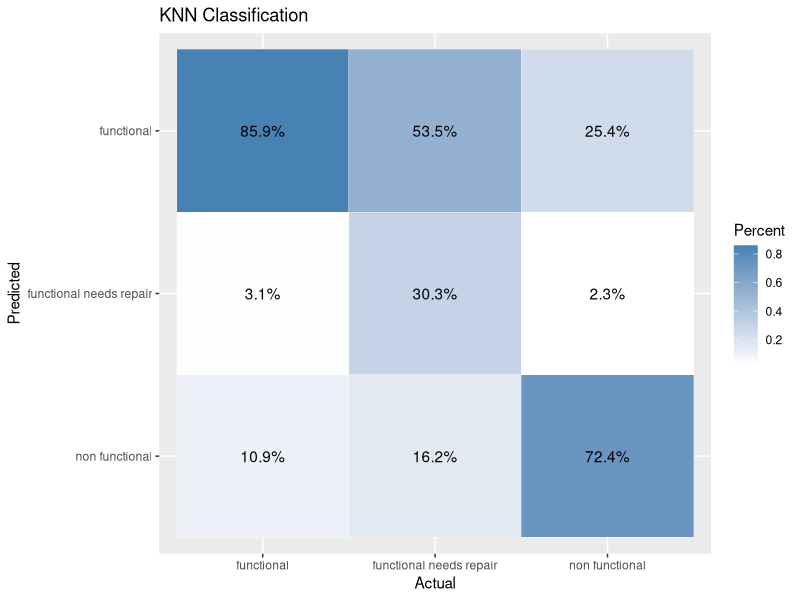
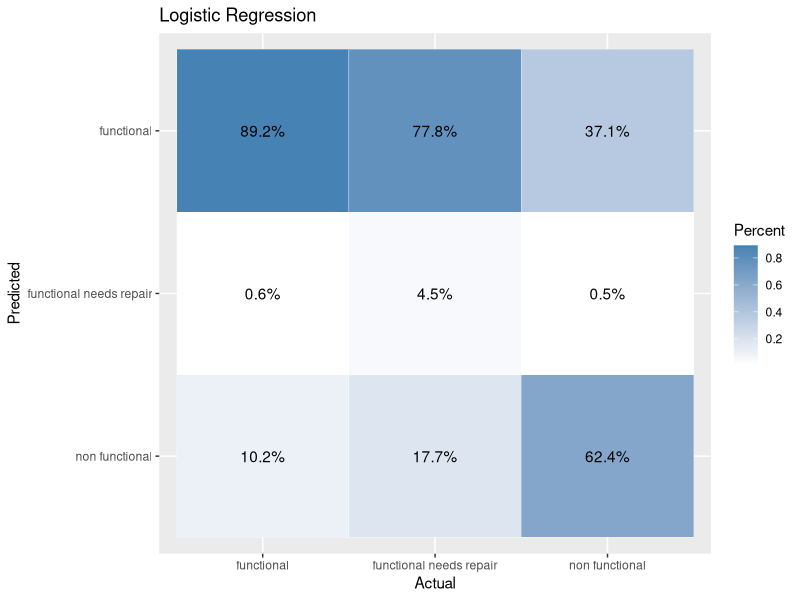
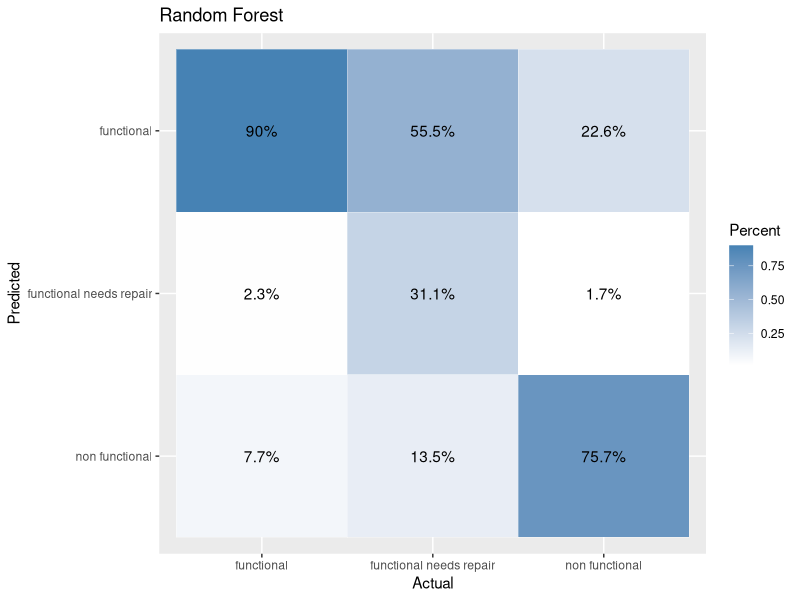
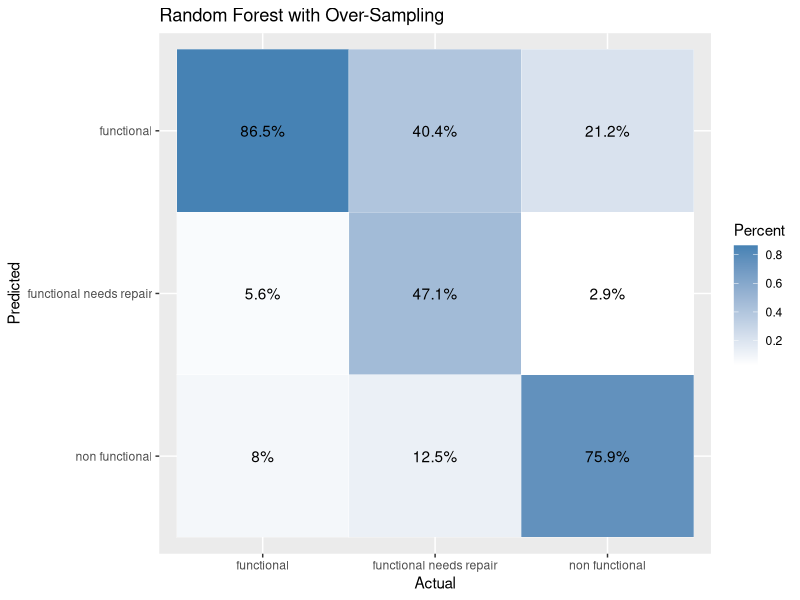
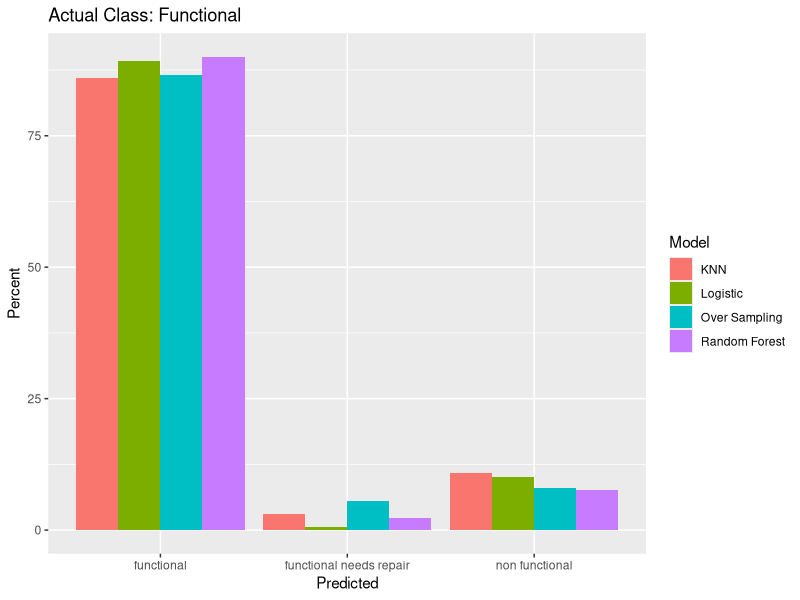
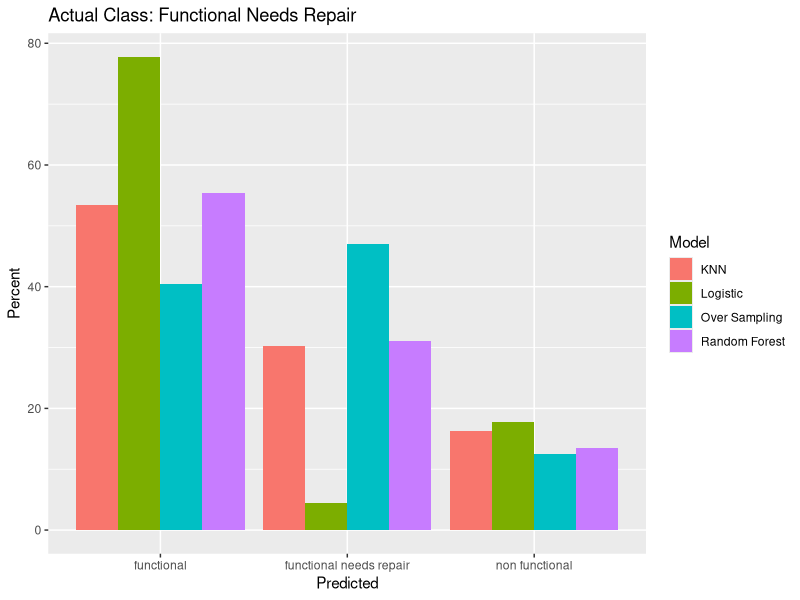
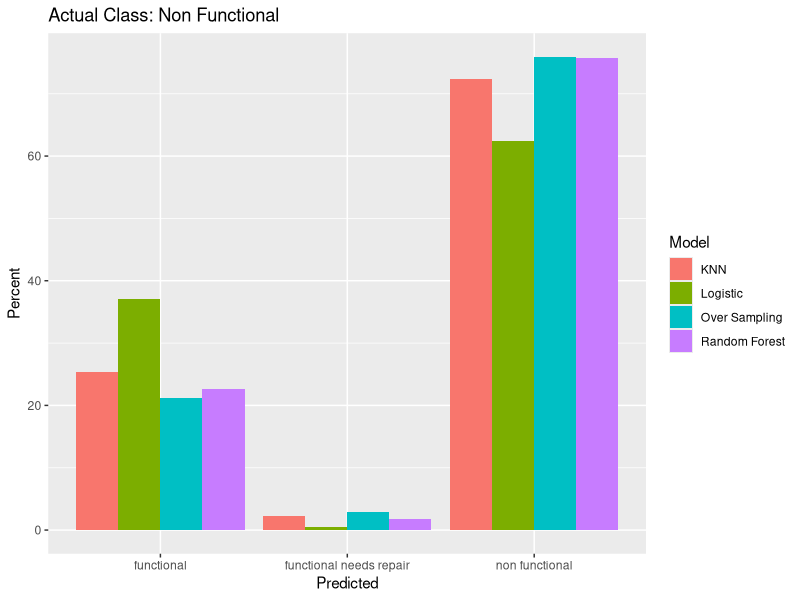
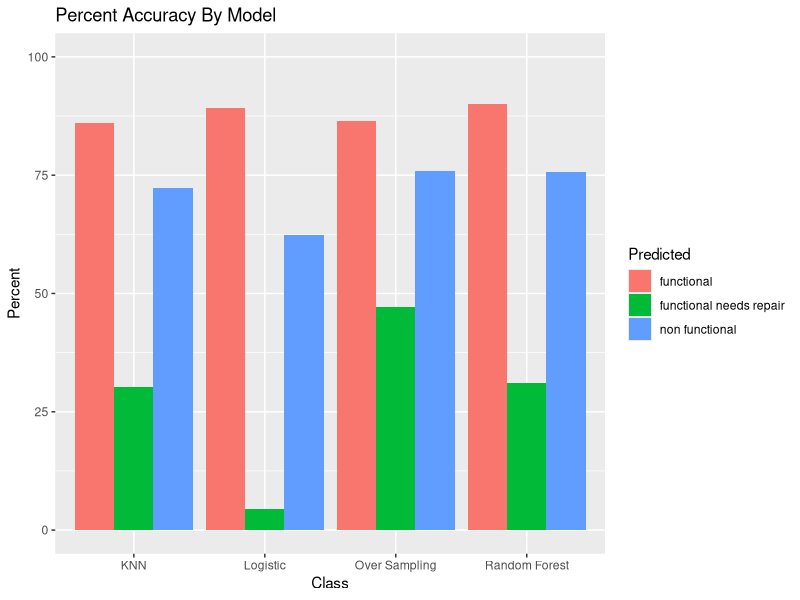

These charts were generated, in order, by the following R code:
# plot comparison plots for all models
library(reshape2)
# list with confusion matrices for models.
# predicted are rows, actual are cols
#  -> Var1: predicted, Var2: actual
classNames <- c('functional', 'functional needs repair', 'non functional')

confMats <- list(KNN = data.frame(melt(matrix(c(6904, 580, 1455, 251, 328, 129, 878, 176, 4149),
                              nrow = 3, byrow = TRUE, 
                              dimnames = list(classNames, classNames)))),
                 Log = data.frame(melt(matrix(c(19158, 2263, 5646, 126, 131, 83, 2183, 516, 9494), 
                              nrow = 3, byrow = TRUE,
                              dimnames = list(classNames, classNames)))),
                 RandForest = data.frame(melt(matrix(c(5809, 473, 1034, 150, 265, 78, 495, 115, 3461), 
                                     nrow = 3, byrow = TRUE, 
                                     dimnames = list(classNames, classNames)))),
                 OverSamp = data.frame(melt(matrix(c(8370, 383, 1453, 539, 446, 196, 770, 118, 5197), 
                                                     nrow = 3, byrow = TRUE, 
                                                     dimnames = list(classNames, classNames)))))

confMats$KNN$rescale <- confMats$KNN$value / 
  c(rep(6904 + 251 + 878, 3), rep(580 + 328 + 176, 3), rep(1455 + 129 + 4149, 3))
confMats$Log$rescale <- confMats$Log$value / 
  c(rep(19158 + 126 + 2183, 3), rep(2263 + 131 + 516, 3), rep(5646 + 83 + 9494, 3))
confMats$RandForest$rescale <- confMats$RandForest$value / 
  c(rep(5809 + 150 + 495, 3), rep(473 + 265 + 115, 3), rep(1034 + 78 + 3461, 3))
confMats$OverSamp$rescale <- confMats$OverSamp$value / 
  c(rep(8370 + 539 + 770, 3), rep(383 + 446 + 118, 3), rep(1453 + 196 + 5197, 3))

colnames(confMats$KNN) <- c('Predicted', 'Actual', 'value', 'Percent')
colnames(confMats$Log) <- c('Predicted', 'Actual', 'value', 'Percent')
colnames(confMats$RandForest) <- c('Predicted', 'Actual', 'value', 'Percent')
colnames(confMats$OverSamp) <- c('Predicted', 'Actual', 'value', 'Percent')

# array of accuracy scores for models.
accs <- c(0.7664, 0.7268, 0.8026, 0.802)   # KNN, Log, then RandForest


library(ggplot2)
plotConf <- function(data, title) {
  print(ggplot(data, aes(Actual, Predicted)) + 
    geom_tile(aes(fill = Percent), colour = 'white') + 
    geom_text(aes(label = paste(round(Percent * 100, 1), '%', sep = ""))) +
    ylim(rev(levels(data$Predicted))) +
    scale_fill_gradient(low = "white", high = "steelblue") + ggtitle(title))
}
#setwd('../Paper/Figures/')
plotConf(confMats$KNN, title = "KNN Classification")
#ggsave('KNNConfMatrix.png')
plotConf(confMats$Log, title = "Logistic Regression")
#ggsave('LogConfMatrix.png')
plotConf(confMats$RandForest, title = "Random Forest")
#ggsave('RandForestConfMatrix.png')
plotConf(confMats$OverSamp, title = "Random Forest with Over-Sampling")
#ggsave('OverSampleConfMatrix.png')


plotBars <- function(data, title) {
  print(ggplot(data, aes(Predicted, Percent * 100)) + 
          geom_bar(aes(fill = Model), position = 'dodge', stat = 'identity') + 
          ylab('Percent') + ggtitle(title))
}

library(data.table)
allData <- data.frame(rbindlist(confMats))

allData$Model <- c(rep('KNN', 9), 
                   rep('Logistic', 9),
                   rep('Random Forest', 9),
                   rep('Over Sampling', 9))

functional <- allData[allData$Actual == 'functional',
                      c('Model', 'Predicted', 'Percent')]
broken <- allData[allData$Actual == 'functional needs repair',
                  c('Model', 'Predicted', 'Percent')]
replace <- allData[allData$Actual == 'non functional',
                   c('Model', 'Predicted', 'Percent')]

plotBars(functional, 'Actual Class: Functional')
#ggsave('FunctionalBarComps.png')
plotBars(broken, 'Actual Class: Functional Needs Repair')
#ggsave('BrokenBarComps.png')
plotBars(replace, 'Actual Class: Non Functional')
#ggsave('ReplaceBarComps.png')


plotBars2 <- function(data, title) {
  print(ggplot(data, aes(Model, Percent * 100)) + 
          geom_bar(aes(fill = Predicted), position = 'dodge', stat = 'identity') + 
          ylab('Percent') + ggtitle(title) + xlab("Class") + ylim(c(0,100)))
}

truePreds <- allData[allData$Predicted == allData$Actual,]
plotBars2(truePreds, 'Percent Accuracy By Model')


# water <- read.csv('../../Data/ReducedWaterTraining.csv')
# library(gridExtra)
# p1 <- ggplot(water[water$population < 2000,], 
#        aes(x = population)) + geom_histogram(bins = 20) + ylim(c(0, 34000))
# #ggsave('PopulationHist.png')
# p2 <- ggplot(water, aes(x = gps_height)) + 
#   geom_histogram(bins = 20) + ylim(c(0, 34000))
# #ggsave('gps_heightHist.png')
# p3 <- ggplot(water, 
#        aes(x = longitude)) + geom_histogram(bins = 20) + ylim(c(0, 34000))
# #ggsave('longitudeHist.png')
# p4 <- ggplot(water, 
#        aes(x = latitude)) + geom_histogram(bins = 20) + ylim(c(0, 34000))
# #ggsave('latitudeHist.png')
# grid.arrange(p1, p2, p3, p4, ncol = 2, nrow = 2)
# ggsave('HistsNotNormal.png')
